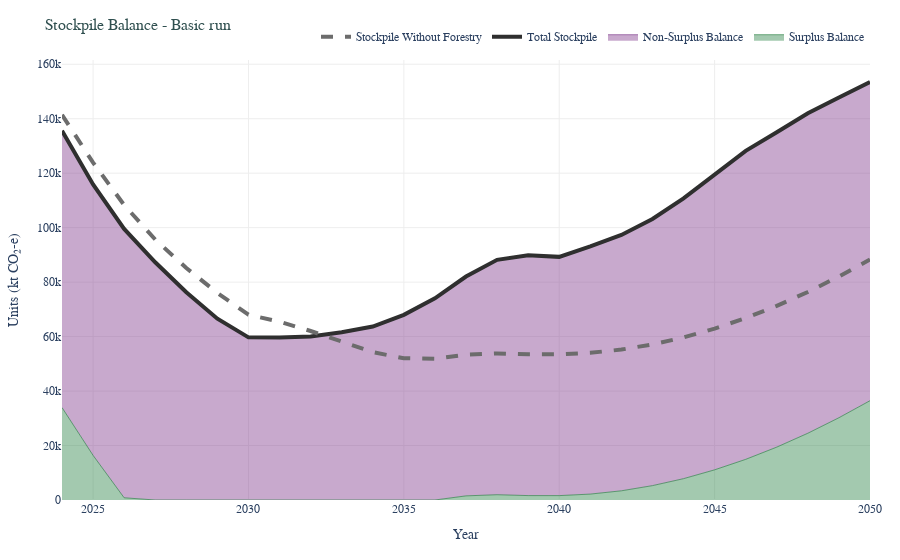

Notebook code cell kept with this figure:
### Markdown cell above
These stockpile balance levels in 2050 are about the same as our balance at the start of time period (end 2023), so it would be interesting to see how these evolve over time.

Helpfully, we can call a pre-configured chart to make our life easier...

### Code cell
# Load chart generator
from model.utils.chart_generator import ChartGenerator

# Initialise chart generator
chart_gen = ChartGenerator(NZU)

# Generate stockpile balance chart - referring to our scenario index 0
stockpile_chart = chart_gen.stockpile_balance_chart(NZU.scenarios[0])

# We can then display the chart in the notebook
display(stockpile_chart) 

# And we can also save the chart directly as PNG
stockpile_chart.write_image(str(output_dir / "stockpile_balance.png"))

### Figure 1 — Plotly figure (JSON) as saved in the notebook; plotly's stock layout.template omitted (floating-point values rounded to 4 significant figures)
{"data": [{"fillcolor": "rgba(27,120,55, 0.4)", "hovertemplate": "Year: %{x}<br>Surplus Balance: %{y:.2f} kt CO₂-e<extra></extra>", "line": {"color": "rgba(27,120,55, 0.6)", "width": 1}, "mode": "lines", "name": "Surplus Balance", "stackgroup": "one", "type": "scatter", "x": [2024, 2025, 2026, 2027, 2028, 2029, 2030, 2031, 2032, 2033, 2034, 2035, 2036, 2037, 2038, 2039, 2040, 2041, 2042, 2043, 2044, 2045, 2046, 2047, 2048, 2049, 2050], "y": [33950.0, 16390.0, 815.2, 0, 0, 0, 0, 0, 0, 0, 0, 0, 0, 1515.0, 1944.0, 1623.0, 1608.0, 2174.0, 3374.0, 5272.0, 7832.0, 11080.0, 14930.0, 19420.0, 24520.0, 30210.0, 36470.0]}, {"fillcolor": "rgba(118,42,131, 0.4)", "hovertemplate": "Year: %{x}<br>Non-Surplus Balance: %{y:.2f} kt CO₂-e<extra></extra>", "line": {"color": "rgba(118,42,131, 0.6)", "width": 1}, "mode": "lines", "name": "Non-Surplus Balance", "stackgroup": "one", "type": "scatter", "x": [2024, 2025, 2026, 2027, 2028, 2029, 2030, 2031, 2032, 2033, 2034, 2035, 2036, 2037, 2038, 2039, 2040, 2041, 2042, 2043, 2044, 2045, 2046, 2047, 2048, 2049, 2050], "y": [101700.0, 99500.0, 98730.0, 87300.0, 76300.0, 66570.0, 59730.0, 59690.0, 60070.0, 61590.0, 63700.0, 68000.0, 74070.0, 80550.0, 86240.0, 88280.0, 87670.0, 90930.0, 93970.0, 97900.0, 102900.0, 108400.0, 113300.0, 115600.0, 117500.0, 117600.0, 117000.0]}, {"hovertemplate": "Year: %{x}<br>Total Stockpile: %{y:.2f} kt CO₂-e<extra></extra>", "line": {"color": "rgb(47, 47, 47)", "width": 4}, "mode": "lines", "name": "Total Stockpile", "type": "scatter", "x": [2024, 2025, 2026, 2027, 2028, 2029, 2030, 2031, 2032, 2033, 2034, 2035, 2036, 2037, 2038, 2039, 2040, 2041, 2042, 2043, 2044, 2045, 2046, 2047, 2048, 2049, 2050], "y": [135600.0, 115900.0, 99550.0, 87300.0, 76300.0, 66570.0, 59730.0, 59690.0, 60070.0, 61590.0, 63700.0, 68000.0, 74070.0, 82060.0, 88180.0, 89900.0, 89280.0, 93100.0, 97340.0, 103200.0, 110700.0, 119500.0, 128200.0, 135000.0, 142000.0, 147800.0, 153500.0]}, {"hovertemplate": "Year: %{x}<br>Stockpile Without Forestry: %{y:.2f} kt CO₂-e<extra></extra>", "line": {"color": "rgb(108, 108, 108)", "dash": "dash", "width": 4}, "mode": "lines", "name": "Stockpile Without Forestry", "type": "scatter", "x": [2024, 2025, 2026, 2027, 2028, 2029, 2030, 2031, 2032, 2033, 2034, 2035, 2036, 2037, 2038, 2039, 2040, 2041, 2042, 2043, 2044, 2045, 2046, 2047, 2048, 2049, 2050], "y": [141400.0, 123900.0, 108300.0, 95650.0, 85180.0, 76020.0, 68030.0, 65470.0, 62060.0, 58120.0, 54290.0, 52050.0, 51860.0, 53380.0, 53810.0, 53490.0, 53470.0, 54040.0, 55240.0, 57140.0, 59700.0, 62940.0, 66790.0, 71290.0, 76390.0, 82080.0, 88330.0]}], "layout": {"font": {"family": "Arial, sans-serif", "size": 12}, "hovermode": "closest", "legend": {"orientation": "h", "x": 1, "xanchor": "right", "y": 1.02, "yanchor": "bottom"}, "margin": {"b": 60, "l": 60, "r": 30, "t": 60}, "paper_bgcolor": "white", "plot_bgcolor": "white", "title": {"font": {"color": "rgb(47, 79, 79)", "size": 16}, "text": "Stockpile Balance - Basic run"}, "xaxis": {"gridcolor": "#eeeeee", "showgrid": true, "title": {"standoff": 15, "text": "Year"}}, "yaxis": {"gridcolor": "#eeeeee", "rangemode": "tozero", "showgrid": true, "title": {"standoff": 15, "text": "Units (kt CO₂-e)"}}}}
